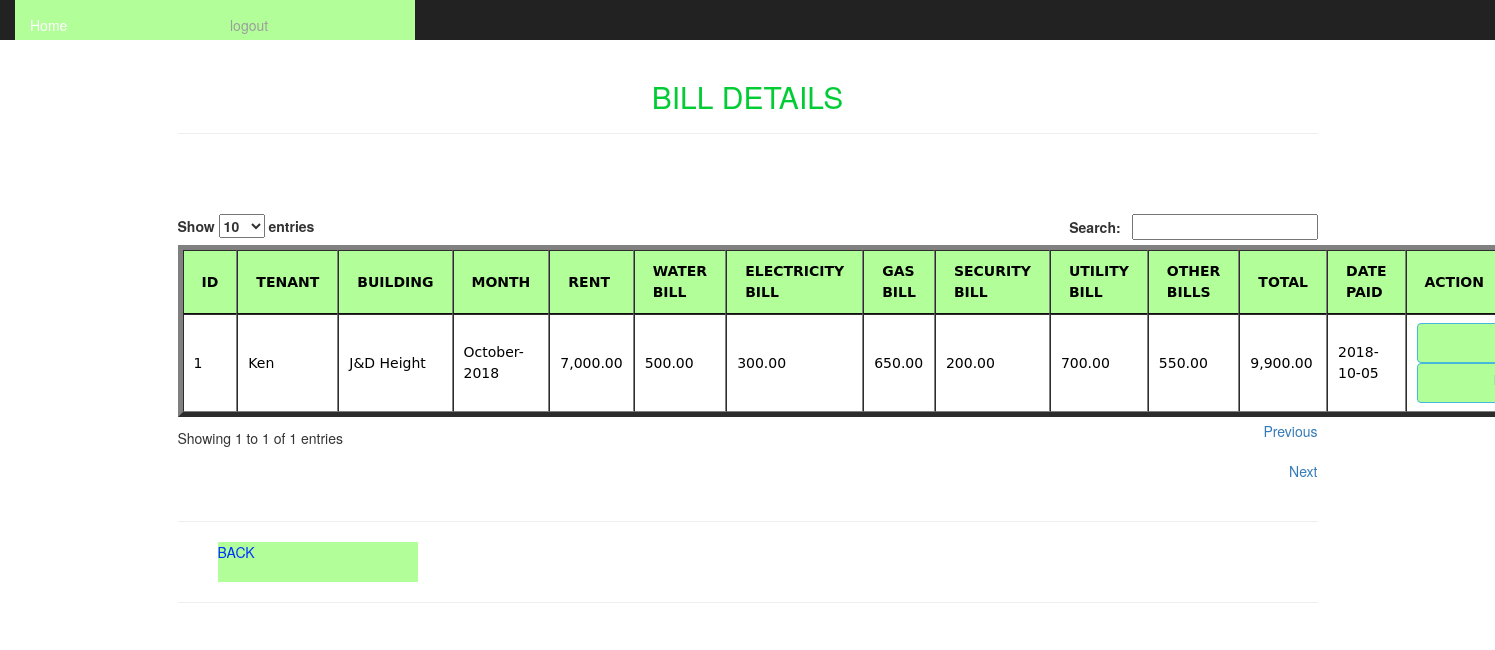
The page /siteadmin/billdetails.php (signed in) on the database its author committed.
### tables this page shows
CREATE TABLE `billing` (
  `owner_utility_id` int(11) NOT NULL,
  `tenant_id` int(11) NOT NULL,
  `month` varchar(255) NOT NULL,
  `rent` decimal(15,2) NOT NULL DEFAULT '0.00',
  `water_bill` decimal(15,2) NOT NULL DEFAULT '0.00',
  `electric_bill` decimal(15,2) NOT NULL DEFAULT '0.00',
  `gas_bill` decimal(15,2) NOT NULL DEFAULT '0.00',
  `security_bill` decimal(15,2) NOT NULL DEFAULT '0.00',
  `utility_bill` decimal(15,2) NOT NULL DEFAULT '0.00',
  `other_bill` decimal(15,2) NOT NULL DEFAULT '0.00',
  `total_rent` decimal(15,2) NOT NULL DEFAULT '0.00',
  `issue_date` date NOT NULL,
  `added_date` timestamp NOT NULL DEFAULT CURRENT_TIMESTAMP
);

CREATE TABLE `tenant` (
  `id` int(11) NOT NULL,
  `r_name` varchar(200) NOT NULL,
  `r_email` varchar(200) NOT NULL,
  `r_contact` varchar(200) NOT NULL,
  `r_address` varchar(200) NOT NULL,
  `r_nid` varchar(200) NOT NULL,
  `house_id` int(11) NOT NULL,
  `r_advance` decimal(15,2) NOT NULL DEFAULT '0.00',
  `r_rent_pm` decimal(15,2) NOT NULL DEFAULT '0.00',
  `r_date` varchar(200) NOT NULL,
  `r_password` varchar(200) NOT NULL,
  `building_id` int(11) NOT NULL,
  `status` varchar(255) NOT NULL
);

CREATE TABLE `building_info` (
  `bldid` int(11) NOT NULL,
  `name` varchar(200) NOT NULL,
  `address` varchar(200) NOT NULL,
  `security_guard_mobile` varchar(200) NOT NULL,
  `building_make_year` varchar(200) NOT NULL,
  `status` varchar(255) NOT NULL,
  `added_date` timestamp NOT NULL DEFAULT CURRENT_TIMESTAMP
);

### siteadmin/billdetails.php (the view, shortened to what this page needs)
<html>
<head>
<link rel="stylesheet" href="../css/bootstrap.css" type="text/css" media="screen"/>
<link rel="stylesheet" href="css/bootstrap.min.css" type="text/css">
<link rel="stylesheet" href="../style/style.css" type="text/css" media="screen"/>
<link href="../style/jquery.dataTables.min.css" rel="stylesheet">
</head>
 <body>
<div class="container">
<nav class="nav navbar-inverse navbar-fixed-top">
<?php include_once("headerad.php");?>
</nav><br><br><br>
   <h2 align="center" style="color:#0C3; text-transform:uppercase;">bill details</h2>
     <HR>
          <BR>
					<BR>
   <div><br/>
     <div align="center" style="margin-center:1px;">
<?php
$result = mysql_query("SELECT * FROM billing");
$i=0;
echo "<table id='users' border='5' style='background-color:#B2FF99'>
<thead>
<tr>
<th>ID</th>
<th>TENANT</th>
<th>BUILDING</th>
<th>MONTH</th>
<th>RENT</th>
<th>WATER BILL</th>
<th>ELECTRICITY BILL</th>
<th>GAS BILL</th>
<th>SECURITY BILL</th>
<th>UTILITY BILL</th>
<th>OTHER BILLS</th>
<th>TOTAL</th>
<th>DATE PAID</th>
<th>ACTION</th>
</tr></thead><tbody>";
while($row = mysql_fetch_array($result))
{
	$i++;
$t = mysql_query("SELECT * FROM tenant where id='".$row['tenant_id']."'");
$tenant = mysql_fetch_array($t);
$b = mysql_query("SELECT * FROM building_info where bldid='".$tenant['building_id']."'");
$building = mysql_fetch_array($b);
echo "<tr style='width:400px;height:80px'>";
echo "<td>" . $i . "</td>";
echo "<td>" . $tenant['r_name'] . "</td>";
echo "<td>" . $building['name'] . "</td>";
echo "<td>" . $row['month'] . "</td>";
echo "<td>" . number_format($row['rent'],2) . "</td>";
echo "<td>" . number_format($row['water_bill'],2) . "</td>";
echo "<td>" . number_format($row['electric_bill'],2) . "</td>";
echo "<td>" . number_format($row['gas_bill'],2) . "</td>";
echo "<td>" . number_format($row['security_bill'],2) . "</td>";
echo "<td>" . number_format($row['utility_bill'],2) . "</td>";
echo "<td>" . number_format($row['other_bill'],2) . "</td>";
echo "<td>" . number_format($row['total_rent'],2) . "</td>";
echo "<td>" . $row['issue_date'] . "</td>";
echo "<td><a class='btn btn-info' href='edit_bills.php?id=".$row['owner_utility_id']."'>Edit</a><br>";
echo "<a class='btn btn-info' href='delete_bills.php?id=".$row['owner_utility_id']."'>Delete</a></td>";
echo "</tr>";
}
echo "</tbody></table>";
?>
</div>
<hr><ul><a href="admin_dashboard.php" class="button">BACK</a>  </ul><hr>
</html>

### style/style.css (style rules this page uses)
body,td,th { font-family:"Lucida Grande", "Lucida Sans Unicode", "Lucida Sans", "DejaVu Sans", Verdana, sans-serif; font-size: 14px; color: #000; line-height:1.5em; }
a:link { color: #03F; text-decoration: none; background-color: #B2FF99 !important; }

### siteadmin/headerad.php (style rules this page uses)
a { display:block;width:200px;height:40px;align:center }
a:link { background-color:#B2FF99; }

### rows shown on the page
billing: tenant.r_name "Ken", building_info.name "J&D Height", month "October-2018", rent "7,000.00", water_bill "500.00", electric_bill "300.00", gas_bill "650.00", security_bill "200.00", utility_bill "700.00", other_bill "550.00", total_rent "9,900.00", issue_date "2018-10-05"
